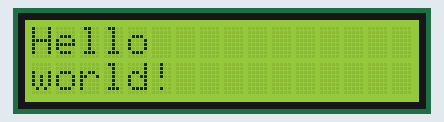
A program run on a simulated Raspberry Pi (BCM pin numbers). Parts: 16×2 character LCD. At 32.2 s the program stops and its outputs stay as they are.

Above: at 0.1 s.
At 5.1 s:
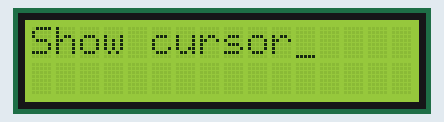
At 10.1 s:
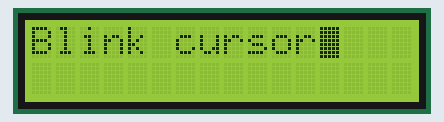
At 25.2 s:
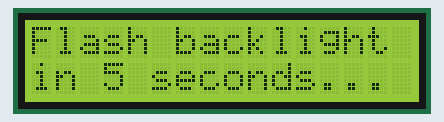
At 30.2 s:
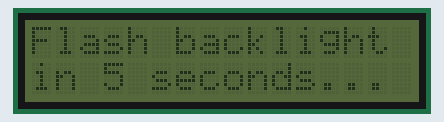
At 32.2 s:
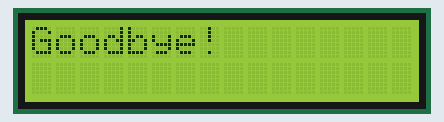

Measured:
- what the display in image 1 shows lasts 5.0 s, from 5.1 s to 10.1 s
- what the display in image 4 shows lasts 2.1 s, from 30.1 s to 32.2 s

The program:

char_lcd.py
```python
#!/usr/bin/python
# Example using a character LCD connected to a Raspberry Pi or BeagleBone Black.
import time

import Adafruit_CharLCD as LCD


# Raspberry Pi pin configuration:
lcd_rs        = 27  # Note this might need to be changed to 21 for older revision Pi's.
lcd_en        = 22
lcd_d4        = 25
lcd_d5        = 24
lcd_d6        = 23
lcd_d7        = 18
lcd_backlight = 4

# BeagleBone Black configuration:
# lcd_rs        = 'P8_8'
# lcd_en        = 'P8_10'
# lcd_d4        = 'P8_18'
# lcd_d5        = 'P8_16'
# lcd_d6        = 'P8_14'
# lcd_d7        = 'P8_12'
# lcd_backlight = 'P8_7'

# Define LCD column and row size for 16x2 LCD.
lcd_columns = 16
lcd_rows    = 2

# Alternatively specify a 20x4 LCD.
# lcd_columns = 20
# lcd_rows    = 4

# Initialize the LCD using the pins above.
lcd = LCD.Adafruit_CharLCD(lcd_rs, lcd_en, lcd_d4, lcd_d5, lcd_d6, lcd_d7,
                           lcd_columns, lcd_rows, lcd_backlight)

# Print a two line message
lcd.message('Hello\nworld!')

# Wait 5 seconds
time.sleep(5.0)

# Demo showing the cursor.
lcd.clear()
lcd.show_cursor(True)
lcd.message('Show cursor')

time.sleep(5.0)

# Demo showing the blinking cursor.
lcd.clear()
lcd.blink(True)
lcd.message('Blink cursor')

time.sleep(5.0)

# Stop blinking and showing cursor.
lcd.show_cursor(False)
lcd.blink(False)

# Demo scrolling message right/left.
lcd.clear()
message = 'Scroll'
lcd.message(message)
for i in range(lcd_columns-len(message)):
    time.sleep(0.5)
    lcd.move_right()
for i in range(lcd_columns-len(message)):
    time.sleep(0.5)
    lcd.move_left()

# Demo turning backlight off and on.
lcd.clear()
lcd.message('Flash backlight\nin 5 seconds...')
time.sleep(5.0)
# Turn backlight off.
lcd.set_backlight(0)
time.sleep(2.0)
# Change message.
lcd.clear()
lcd.message('Goodbye!')
# Turn backlight on.
lcd.set_backlight(1)
```
